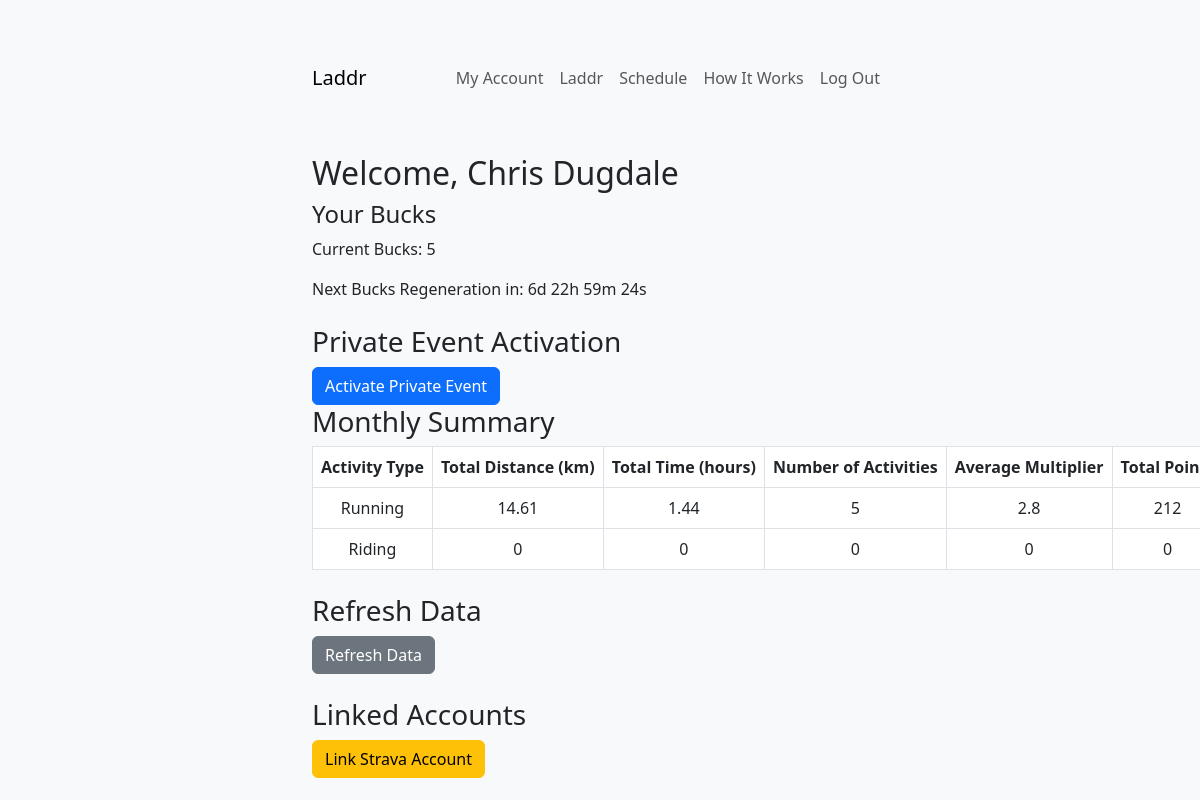
/account (signed in), run on the app's committed database.
### app/models.py (models this page shows, shortened)
class User(db.Model):
    __tablename__ = 'users'
    id = db.Column(db.Integer, primary_key=True)
    username = db.Column(db.String(50), unique=True, nullable=False)  # New field
    first_name = db.Column(db.String(50), nullable=False)
    last_name = db.Column(db.String(50), nullable=False)
    email = db.Column(db.String(120), unique=True, nullable=False)
    password_hash = db.Column(db.String(128), nullable=False)
    strava_id = db.Column(db.String(50), nullable=True)  # Stores Strava user ID
    strava_access_token = db.Column(db.String(255), nullable=True)
    strava_refresh_token = db.Column(db.String(255))
    strava_expires_at = db.Column(db.Integer)    # Stores Strava access token
    bucks = db.Column(db.Integer, default=5)  # Weekly Bucks balance
    last_bucks_update = db.Column(db.DateTime, default=datetime.utcnow)
    private_event_ends = db.Column(db.DateTime, nullable=True)  # End time for private event
    last_activated = db.Column(db.DateTime, nullable=True)  # Last activation time for weekly cooldown
    linked_accounts = db.Column(db.Boolean, default=False)  # Example field for linked accounts
    overall_points = db.Column(db.Integer, default=0)
    monthly_data = db.Column(db.JSON, default={
        'run': {'distance': 0, 'pace': 0, 'points': 0, 'avg_multiplier': 1},
        'ride': {'distance': 0, 'pace': 0, 'points': 0, 'avg_multiplier': 1},
    }) # Cached monthly totals
    yearly_data = db.Column(db.JSON, nullable=True)   # Cached yearly totals
    monthly_last_updated = db.Column(db.DateTime, nullable=True)  # Last updated timestamp for monthly data
    yearly_last_updated = db.Column(db.DateTime, nullable=True)   # Last updated timestamp for yearly data
    def can_activate(self):
        return True # If no prior activation, activation is allowed
    def private_event_active(self):
        if self.private_event_ends:
            private_event_ends_brisbane = BRISBANE_TZ.localize(self.private_event_ends)
            now_brisbane = datetime.now(BRISBANE_TZ)
            return now_brisbane < private_event_ends_brisbane
        return False

### app/routes.py (the view)
@main.route('/account')
def account():
    if 'user_id' not in session:
        flash('You need to log in first.', 'warning')
        return redirect(url_for('main.login'))
    user_id = session['user_id']
    user = User.query.get(user_id)
    if not user:
        flash('User not found. Please log in again.', 'danger')
        return redirect(url_for('main.login'))
    now_brisbane = datetime.now(BRISBANE_TZ)
    private_event_active = user.private_event_active()
    can_activate = user.can_activate()
    private_event_ends = user.private_event_ends.astimezone(BRISBANE_TZ).isoformat() if user.private_event_ends else None
    next_activation_time = (user.last_activated + timedelta(days=7)).astimezone(BRISBANE_TZ).isoformat() if user.last_activated else None
    bucks_reset_time = None
    if user.last_bucks_update:
        next_regeneration_time = user.last_bucks_update + timedelta(weeks=1)
        now_utc = datetime.utcnow()
        if next_regeneration_time > now_utc:
            bucks_reset_time = int((next_regeneration_time - now_utc).total_seconds())  # Time left in seconds
        else:
            bucks_reset_time = 0  # Bucks should already be regenerated
    print(bucks_reset_time)
    print(user.monthly_data)
    totals = user.monthly_data or {
            'run': {'distance': 0, 'time': 0, 'pace': 0, 'points': 0, 'avg_distance': 0, 'avg_multiplier': 0, 'count': 0},
            'ride': {'distance': 0, 'time': 0, 'pace': 0, 'points': 0, 'avg_distance': 0, 'avg_multiplier': 0, 'count': 0},
        }
    return render_template(
        'account.html',
        user=user,
        private_event_active=private_event_active,
        can_activate=can_activate,
        private_event_ends=private_event_ends,
        next_activation_time=next_activation_time,
        bucks_reset_time=bucks_reset_time,
        totals=totals
    )

### app/templates/account.html (shortened to what this page needs)
{% extends 'base.html' %}
{% block content %}
<h2 class="mt-5">Welcome, {{ user.first_name }} {{ user.last_name }}</h2>
<div class="bucks-countdown">
    <h4>Your Bucks</h4>
    <p>Current Bucks: {{ user.bucks }}</p>
    {% if bucks_reset_time > 0 %}
        <p>Next Bucks Regeneration in: <span id="bucks-timer"></span></p>
    {% else %}
        <p>Bucks are fully regenerated!</p>
    {% endif %}
</div>
<div class="mt-4">
    <h3>Private Event Activation</h3>
    {% if private_event_active %}
        <p class="text-success">
            Private event is active! Time left:
            <span id="privateEventCountdown">{{ private_event_ends }}</span>
        </p>
    {% else %}
        <button class="btn btn-primary" id="activateButton" {% if not can_activate %}disabled{% endif %}>
            Activate Private Event
        </button>
    {% endif %}
</div>
<h3>Monthly Summary</h3>
<table class="table table-bordered">
    <thead>
        <tr>
            <th>Activity Type</th>
            <th>Total Distance (km)</th>
            <th>Total Time (hours)</th>
            <th>Number of Activities</th>
            <th>Average Multiplier</th>
            <th>Total Points</th>
        </tr>
    </thead>
    <tbody>
        <tr>
            <td>Running</td>
            <td>{{ totals.run.distance | round(2) }}</td>
            <td>{{ totals.run.time | round(2) }}</td>
            <td>{{ totals.run.count }}</td>
            <td>{{ totals.run.avg_multiplier | default(1) | round(2) }}</td>
            <td>{{ totals.run.points }}</td>
        </tr>
        <tr>
            <td>Riding</td>
            <td>{{ totals.ride.distance | round(2) }}</td>
            <td>{{ totals.ride.time | round(2) }}</td>
            <td>{{ totals.ride.count }}</td>
            <td>{{ totals.ride.avg_multiplier | default(1)| round(2) }}</td>
            <td>{{ totals.ride.points }}</td>
        </tr>
    </tbody>
</table>
<div class="mt-4">
    <h3>Refresh Data</h3>
    <button class="btn btn-secondary" id="refreshDataButton">Refresh Data</button>
</div>
<div class="mt-4">
    <h3>Linked Accounts</h3>
    {% if linked_accounts %}
        <p>Your Strava account is linked.</p>
        <button class="btn btn-secondary me-2" id="refreshDataButton">Refresh Data</button>
        <a href="{{ url_for('main.link_strava') }}" class="btn btn-warning">Relink Strava</a>
    {% else %}
        <a href="{{ url_for('main.link_strava') }}" class="btn btn-warning">Link Strava Account</a>
    {% endif %}
</div>
{% endblock %}

### app/static/styles.css (style rules this page uses)
body { background-color: #f8f9fa; }
table { white-space: nowrap; }
th, td { text-align: center; vertical-align: middle; }

### data on the page
User: first_name "Chris", last_name "Dugdale", bucks "5"

### other printed values
{{ totals.run.distance | round(2) }} "14.61"
{{ totals.run.time | round(2) }} "1.44"
{{ totals.run.count }} "5"
{{ totals.run.avg_multiplier | default(1) | round(2) }} "2.8"
{{ totals.run.points }} "212"
{{ totals.ride.distance | round(2) }} "0"
{{ totals.ride.time | round(2) }} "0"
{{ totals.ride.count }} "0"
{{ totals.ride.avg_multiplier | default(1)| round(2) }} "0"
{{ totals.ride.points }} "0"
